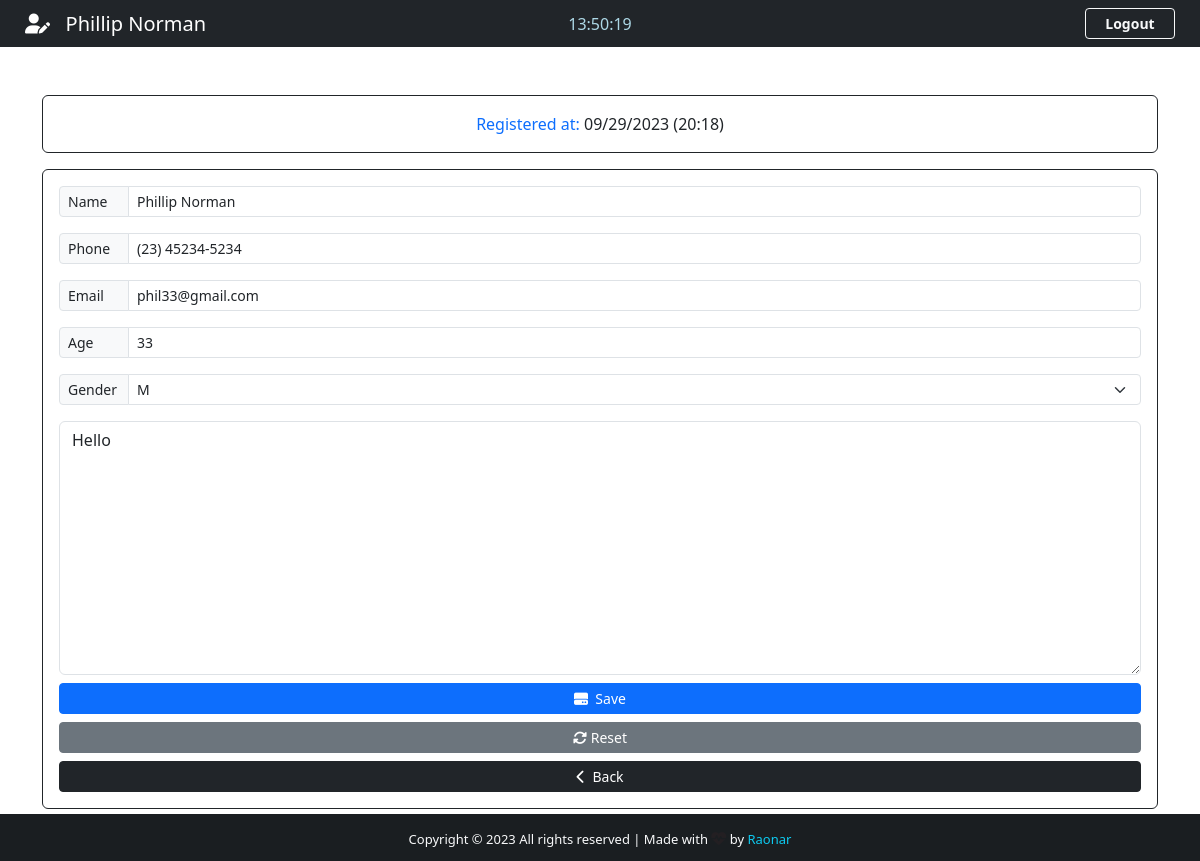
The page /patient/1/ (signed in) on the database its author committed.
### App/models.py (models this page shows, shortened)
class Patient(models.Model):
    GENDER = (
        ("M", "M"),
        ("F", "F"),
    )
    id = models.IntegerField(primary_key=True)
    name = models.CharField(max_length=40)
    phone = models.CharField(max_length=40)
    email = models.CharField(max_length=40)
    age = models.CharField(max_length=3)
    gender = models.CharField(max_length=1, null=True, choices=GENDER)
    note = models.TextField(blank=True)
    created_at = models.DateTimeField(auto_now_add=True)

### App/views.py (the view)
# urls.py: path("patient/<str:patient_id>/", views.patient, name="patient"),
@login_required(login_url="login")
@cache_control(no_cache=True, must_revalidate=True, no_store=True)
def patient(request, patient_id):
    patient = Patient.objects.get(id=patient_id)
    if patient:
        return render(request, "edit.html", {"patient": patient})

### App/templates/edit.html (shortened to what this page needs)
{% extends "add.html" %}
{% block patients-nav %}
    <i class="fas fa-user-edit"></i>&nbsp;&nbsp; {{ patient.name }}
{% endblock %}
{% block card-title %}
    Registered at:
    <span class="text-dark">
        {{ patient.created_at | date:'m/d/Y (H:i)' }}
    </span>
{% endblock %}
{% block btn-add %}
    <i class="fas fa-hdd"></i>&nbsp; Save
{% endblock %}
{% block action %}action="/edit_patient"{% endblock %}
{% block value-name %}
    value="{{ patient.name }}"
{% endblock %}
{% block value-phone %}
    value="{{ patient.phone }}"
{% endblock %}
{% block value-email %}
    value="{{ patient.email }}"
{% endblock %}
{% block value-age %}
    value="{{ patient.age }}"
{% endblock %}
{% block option %}
    <option style="background-color: #d3d3d3; color: #007bff;">
        {{ patient.gender }}
    </option>
{% endblock %}
{% if patient.note %}
    {% block note %}{{ patient.note }}{% endblock note %}
{% endif %}
{% block reset_btn %}
    <button type="reset" class="btn btn-secondary btn-sm"> <i class="fas fa-sync-alt"></i>&nbsp;Reset</button>
{% endblock %}

### App/templates/add.html (shortened to what this page needs)
{% extends "base.html" %}
{% block nav-content %}
    {% block patients-nav %}{% endblock %}
{% endblock %}
{% block time %}
    <div class="col-sm">
        <center>
            <span id="clock" style="color: lightblue;"></span>
        </center>
    </div>
{% endblock %}
{% block btn-nav %}
    <a href="{% url 'logout' %}" class="btn btn-outline-danger btn-sm border-light
    fw-bolder text-light" id="btn-nav" data-bs-toggle="modal" data-bs-target="#logoutModal">
        Logout
    </a>
{% endblock %}
{% block content %}
    <div class="container">
        <div class="row">
            <div class="col-lg-12">
                    <div class="card card-body border-dark text-primary mt-5">
                            <span class="text-center">
                                {% block card-title %}{% endblock %}
                            </span>
                    </div>
                <form {% block action %} action="{% url 'add_patient' %}" {% endblock %} method="POST" autocomplete="off"
                enctype="multipart/form-data" class="card p-3 border-dark mt-3">
                    <div class="input-group input-group-sm mb-3">
                        <span class="input-group-text side-label">Name</span>
                        <input type="text" class="form-control" name="name" id="name"
                        placeholder="First and Last name"  maxlength="40"
                        {% block value-name %}{% endblock %}>
                    </div>
                    <div class="input-group input-group-sm mb-3">
                        <span class="input-group-text side-label">Phone</span>
                        <input type="phone" class="form-control" name="phone" id="phone"
                        placeholder="Patient phone"
                        {% block value-phone %}{% endblock %}>
                    </div>
                    <div class="input-group input-group-sm mb-3">
                        <span class="input-group-text side-label">Email</span>
                        <input type="text" class="form-control" name="email" id="email"
                        placeholder="Patient email" maxlength="40"
                        {% block value-email %}{% endblock %}>
                    </div>
                    <div class="input-group input-group-sm mb-3">
                        <span class="input-group-text side-label">Age</span>
                        <input type="text" class="form-control" name="age" id="age"
                        placeholder="Patient age" maxlength="3"
                        {% block value-age %}{% endblock %}>
                    </div>
                    <div class="input-group input-group-sm mb-3">
                        <label for="gender" class="input-group-text side-label">Gender</label>
                        <select name="gender" id="gender" class="form-select" id="gender">
                            {% block option %}{% endblock %}
                        </select>
                    </div>
                    <div class="form-group">
                        <textarea class="form-control" name="note" id="note" cols="30" rows="10" placeholder="Description is optional">{% block note %}{% endblock %}</textarea>
                    </div>
                    <div class="d-grid gap-2 mt-2">
                        <button type="submit" class="btn btn-primary btn-sm" id="btn-add">
                            {% block btn-add %}{% endblock %}
                        </button>
                        {% block reset_btn %}{% endblock %}
                        <a href="{% url 'backend' %}" class="btn btn-dark btn-sm">
                            <i class="fas fa-chevron-left"></i>&nbsp; Back
                        </a>
                    </div>
                </form>
            </div>
        </div>
    </div>
{% endblock %}

### App/static/css/styles.css (style rules this page uses)
html, body { height: 100%; margin: 0; max-width: 100%; }
#btn-nav { width: 90px; float: right; margin-right: 25px; }
.side-label { width: 70px; }

### rows shown on the page
Patient: name "Phillip Norman", created_at "09/29/2023 (20:18)", phone "(23) 45234-5234", email "phil33@gmail.com", age "33", gender "M", note "Hello"
